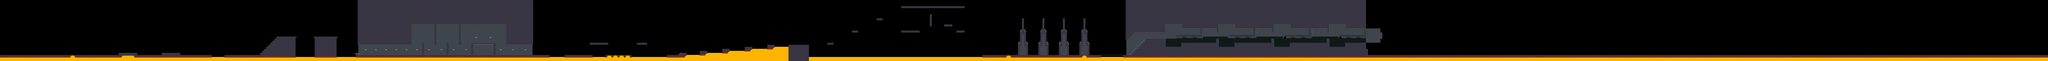

This game map was drawn from its Tiled (.tmx) file and the tilesets committed beside it. A one-line description and the trimmed map source follow:
An orthogonal 1000x30 tile map with 16x16 px tiles, 3 tile layers (Background, Background 2, Platforms), 3 hidden layers not drawn.

<map version="1.0" orientation="orthogonal" renderorder="right-down" width="1000" height="30" tilewidth="16" tileheight="16" nextobjectid="1">
 <tileset firstgid="1" name="tileset" tilewidth="16" tileheight="16" tilecount="352">
  <image source="tileset.png" width="256" height="352" />
 </tileset>
 <layer name="Background" width="1000" height="30">
  <data>[30000 cells, 3174 non-empty, 27 distinct tile ids]</data>
 </layer>
 <layer name="Background 2" width="1000" height="30">
  <data>[30000 cells, 368 non-empty, 11 distinct tile ids]</data>
 </layer>
 <layer name="Platforms" width="1000" height="30">
  <data>[30000 cells, 6110 non-empty, 32 distinct tile ids]</data>
 </layer>
 <layer name="Enemies" width="1000" height="30" visible="0">
  <data>[30000 cells, 1 non-empty, 1 distinct tile ids]</data>
 </layer>
 <layer name="Powerups" width="1000" height="30" visible="0">
  <data>[30000 cells, 0 non-empty, 0 distinct tile ids]</data>
 </layer>
 <layer name="Triggers" width="1000" height="30" visible="0">
  <data>[30000 cells, 0 non-empty, 0 distinct tile ids]</data>
 </layer>
</map>